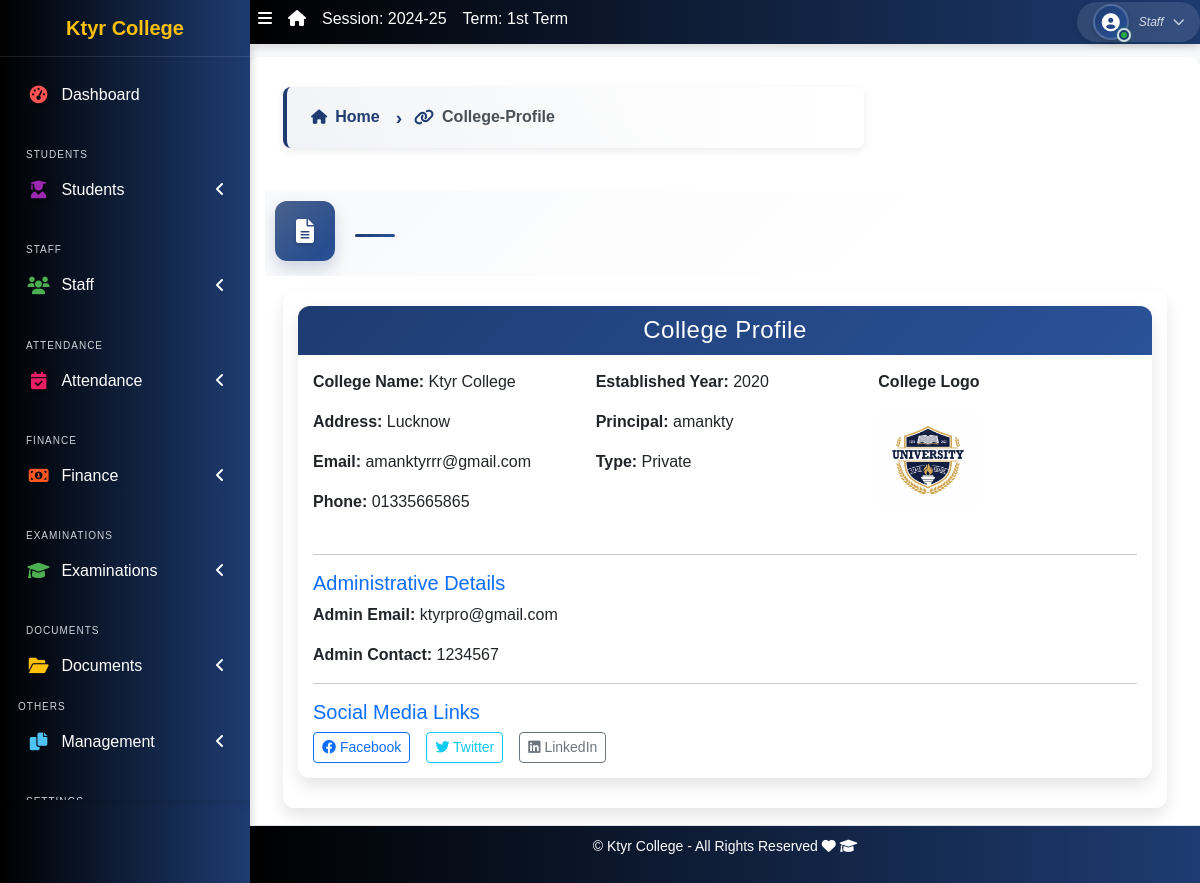
/college-profile/, run on an earlier commit of the app's database.
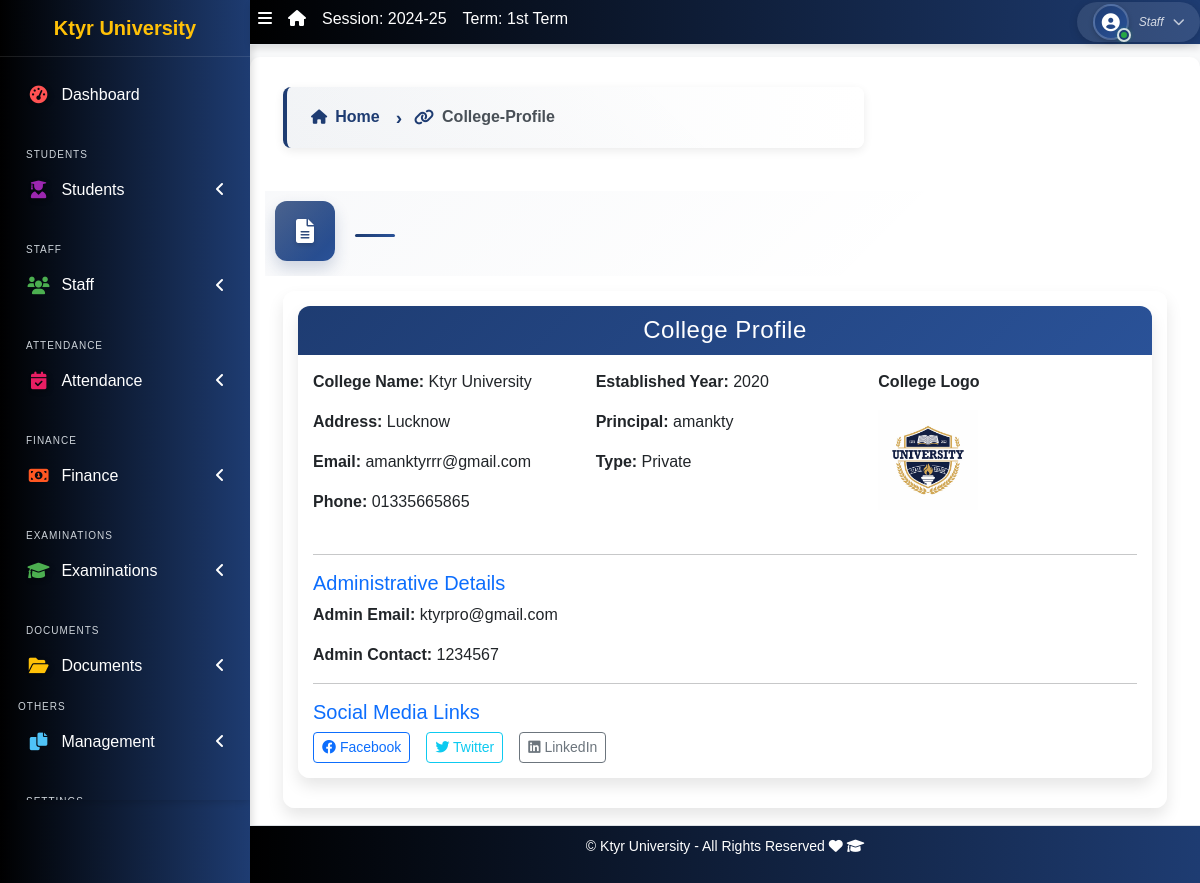
And on a later commit of the database.
### apps/corecode/models.py (models this page shows, shortened)
class CollegeProfile(models.Model):
    college_name = models.CharField(max_length=255)
    college_address = models.TextField()
    college_email = models.EmailField()
    college_phone = models.CharField(max_length=15)
    college_logo = models.ImageField(upload_to='college_logos/', blank=True, null=True)
    established_year = models.PositiveIntegerField()
    principal_name = models.CharField(max_length=255)
    college_type = models.CharField(max_length=50, choices=[
        ('Government', 'Government'),
        ('Private', 'Private'),
        ('Semi-Government', 'Semi-Government'),
    ])
    admin_email = models.EmailField()
    admin_contact = models.CharField(max_length=15)
    facebook_link = models.URLField(blank=True, null=True)
    twitter_link = models.URLField(blank=True, null=True)
    linkedin_link = models.URLField(blank=True, null=True)

### apps/corecode/views.py (the view)
# urls.py: path("college-profile/", views.college_profile_view, name="college-profile"),
def college_profile_view(request):
    profile = get_object_or_404(CollegeProfile)
    return render(request, 'corecode/college_profile.html', {'profile': profile})

### apps/corecode/context_processors.py (called while the page is built)
def site_defaults(request):
    current_session = AcademicSession.objects.get(current=True)
    current_term = AcademicTerm.objects.get(current=True)
    vals = SiteConfig.objects.all()
    contexts = {
        "current_session": current_session.name,
        "current_term": current_term.name,
    }
    for val in vals:
        contexts[val.key] = val.value
    return contexts

def global_college_profile(request):
    try:
        profile = CollegeProfileModel.objects.first()
    except CollegeProfileModel.DoesNotExist:
        profile = None
    return {'profile': profile}

### apps/corecode/templates/corecode/college_profile.html
{% extends 'base.html' %}
{% block content %}
  {% if profile %}
  <div class="card shadow-lg border-0">
    <div class="card-header bg-primary text-white text-center">
      <h4 class="mb-0">College Profile</h4>
    </div>
    <div class="card-body">
      <div class="row mb-3">
        <div class="col-md-4">
          <p><strong> College Name:</strong> {{ profile.college_name }}</p>
          <p><strong>Address:</strong> {{ profile.college_address }}</p>
          <p><strong>Email:</strong> {{ profile.college_email }}</p>
          <p><strong>Phone:</strong> {{ profile.college_phone }}</p>
        </div>
        <div class="col-md-4">
          <p><strong>Established Year:</strong> {{ profile.established_year }}</p>
          <p><strong>Principal:</strong> {{ profile.principal_name }}</p>
          <p><strong>Type:</strong> {{ profile.college_type }}</p>
        </div>
        <div class="col-md-4">
          <p><strong>College Logo</strong></p>
          <img src="{{ profile.college_logo.url }}" alt="College Logo" class="img-fluid" style="height: 100px; object-fit: contain;">
        </div>
      </div>
      <hr>
      <h5 class="text-primary">Administrative Details</h5>
      <p><strong>Admin Email:</strong> {{ profile.admin_email }}</p>
      <p><strong>Admin Contact:</strong> {{ profile.admin_contact }}</p>
      <hr>
      <h5 class="text-primary">Social Media Links</h5>
      <div class="d-flex flex-wrap gap-3">
        <a href="{{ profile.facebook_link }}" class="btn btn-outline-primary btn-sm" target="_blank">
          <i class="fab fa-facebook"></i> Facebook
        </a>
        <a href="{{ profile.twitter_link }}" class="btn btn-outline-info btn-sm" target="_blank">
          <i class="fab fa-twitter"></i> Twitter
        </a>
        <a href="{{ profile.linkedin_link }}" class="btn btn-outline-secondary btn-sm" target="_blank">
          <i class="fab fa-linkedin"></i> LinkedIn
        </a>
      </div>
    </div>
  </div>
  {% else %}
  <div class="alert alert-warning text-center mt-4">
    No profile found. <a href="{% url 'site_config' %}" class="alert-link">Click here</a> to create one.
  </div>
  {% endif %}
{% endblock content %}

### templates/base.html (shortened to what the changed rows need)
{% load static %}
<!DOCTYPE html>
<html lang="en">
<head>
  <link rel="stylesheet" href="{% static 'dist/css/preload.css' %}">
  <link rel="stylesheet" href="{% static 'plugins/fontawesome-free/css/all.min.css' %}">
  <link rel="stylesheet" href="{% static 'plugins/toastr/toastr.min.css' %}">
<link rel="stylesheet" href="https://cdn.jsdelivr.net/npm/bootstrap-icons/font/bootstrap-icons.css">
    <link rel="stylesheet" href="https://cdnjs.cloudflare.com/ajax/libs/font-awesome/6.5.0/css/all.min.css">
  <link rel="stylesheet"
    href="{% static 'plugins/overlayScrollbars/css/OverlayScrollbars.min.css' %}">
  <link rel="stylesheet" href="{% static 'plugins/Datatables/datatables.min.css' %}" />
  <link rel="stylesheet" href="{% static 'dist/css/adminlte.min.css' %}">
  <link rel="stylesheet" href="https://cdnjs.cloudflare.com/ajax/libs/font-awesome/6.0.0-beta3/css/all.min.css">
  <link rel="stylesheet" href="https://cdn.jsdelivr.net/npm/bootstrap@5.3.0/dist/css/bootstrap.min.css">
  <link rel="stylesheet" href="{% static 'dist/css/style.css' %}">
  <link rel="stylesheet" href="{% static 'dist/css/sidebar-fix.css' %}">
</head>
<body class="hold-transition sidebar-mini layout-fixed layout-navbar-fixed layout-footer-fixed">
  <div class="wrapper">
    <aside class="main-sidebar sidebar-dark-primary">
      <a href="{% url 'home' %}" class="brand-link">{{ profile.college_name | default:"MySchool" }}</a>
<div class="sidebar">
  <nav class="mt-2">
  </nav>
</div>
    </aside>
    <div class="content-wrapper">
      <section class="content">
        <div class="container-fluid">
          <div class="row">
            <div class="col-md-12">
              {% block fullcard %}
              <div class="card">
                <div class="card-body">
                  <div class="row">
                    <div class="col">
                      {% block content %}
                      {% endblock content %}
                    </div>
                  </div>
                </div>
              </div>
              {% endblock fullcard %}
            </div>
          </div>
        </div>
      </section>
    </div>
    <footer class="main-footer">
      <p>&copy; {{ profile.college_name | default:"MySchool" }} - All Rights Reserved
      <i class="fas fa-heart"></i>
      <i class="fas fa-graduation-cap"></i></p>
    </footer>
  </div>
</body>
</html>

What changed in the data, as far as the page shows it:
changed CollegeProfile "Lucknow": college_name "Ktyr College" → "Ktyr University"
